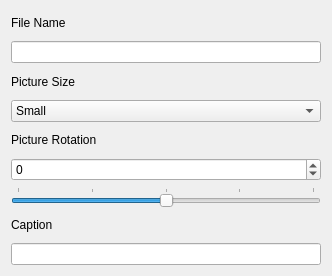
<?xml version="1.0" encoding="UTF-8"?>
<ui version="4.0">
 <class>Form</class>
 <widget class="QWidget" name="Form">
  <property name="geometry">
   <rect>
	<x>0</x>
	<y>0</y>
	<width>332</width>
	<height>276</height>
   </rect>
  </property>
  <property name="windowTitle">
   <string>ShrinkyPic</string>
  </property>
  <layout class="QGridLayout" name="gridLayout">
   <item row="8" column="0">
	<widget class="QLineEdit" name="CaptionEdit">
	 <property name="toolTip">
	  <string>&lt;html&gt;&lt;head/&gt;&lt;body&gt;&lt;p&gt;Enter a caption for this picture.&lt;/p&gt;&lt;/body&gt;&lt;/html&gt;</string>
	 </property>
	</widget>
   </item>
   <item row="0" column="0">
	<widget class="QLabel" name="FileNameLabel">
	 <property name="text">
	  <string>File Name</string>
	 </property>
	</widget>
   </item>
   <item row="5" column="0">
	<widget class="QSpinBox" name="RotationBox">
	 <property name="minimum">
	  <number>-20</number>
	 </property>
	 <property name="maximum">
	  <number>20</number>
	 </property>
	</widget>
   </item>
   <item row="3" column="0">
	<widget class="QComboBox" name="SizeBox">
	 <item>
	  <property name="text">
	   <string>Small</string>
	  </property>
	 </item>
	 <item>
	  <property name="text">
	   <string>Medium</string>
	  </property>
	 </item>
	 <item>
	  <property name="text">
	   <string>Large</string>
	  </property>
	 </item>
	</widget>
   </item>
   <item row="4" column="0">
	<widget class="QLabel" name="PictureRotationLabel">
	 <property name="text">
	  <string>Picture Rotation</string>
	 </property>
	</widget>
   </item>
   <item row="6" column="0">
	<widget class="QSlider" name="RotationSlider">
	 <property name="minimum">
	  <number>-20</number>
	 </property>
	 <property name="maximum">
	  <number>20</number>
	 </property>
	 <property name="singleStep">
	  <number>0</number>
	 </property>
	 <property name="value">
	  <number>0</number>
	 </property>
	 <property name="sliderPosition">
	  <number>0</number>
	 </property>
	 <property name="orientation">
	  <enum>Qt::Horizontal</enum>
	 </property>
	 <property name="tickPosition">
	  <enum>QSlider::TicksAbove</enum>
	 </property>
	</widget>
   </item>
   <item row="1" column="0">
	<widget class="QLineEdit" name="FileNameEdit"/>
   </item>
   <item row="2" column="0">
	<widget class="QLabel" name="PictureSizeLabel">
	 <property name="text">
	  <string>Picture Size</string>
	 </property>
	</widget>
   </item>
   <item row="7" column="0" alignment="Qt::AlignLeft">
	<widget class="QLabel" name="CaptionLabel">
	 <property name="toolTip">
	  <string>&lt;html&gt;&lt;head/&gt;&lt;body&gt;&lt;p&gt;Enter a caption for this picture.&lt;/p&gt;&lt;/body&gt;&lt;/html&gt;</string>
	 </property>
	 <property name="text">
	  <string>Caption</string>
	 </property>
	</widget>
   </item>
  </layout>
 </widget>
 <resources/>
 <connections>
  <connection>
   <sender>RotationBox</sender>
   <signal>valueChanged(int)</signal>
   <receiver>RotationSlider</receiver>
   <slot>setValue(int)</slot>
   <hints>
	<hint type="sourcelabel">
	 <x>165</x>
	 <y>161</y>
	</hint>
	<hint type="destinationlabel">
	 <x>165</x>
	 <y>248</y>
	</hint>
   </hints>
  </connection>
  <connection>
   <sender>RotationSlider</sender>
   <signal>sliderMoved(int)</signal>
   <receiver>RotationBox</receiver>
   <slot>setValue(int)</slot>
   <hints>
	<hint type="sourcelabel">
	 <x>165</x>
	 <y>248</y>
	</hint>
	<hint type="destinationlabel">
	 <x>165</x>
	 <y>161</y>
	</hint>
   </hints>
  </connection>
 </connections>
</ui>
